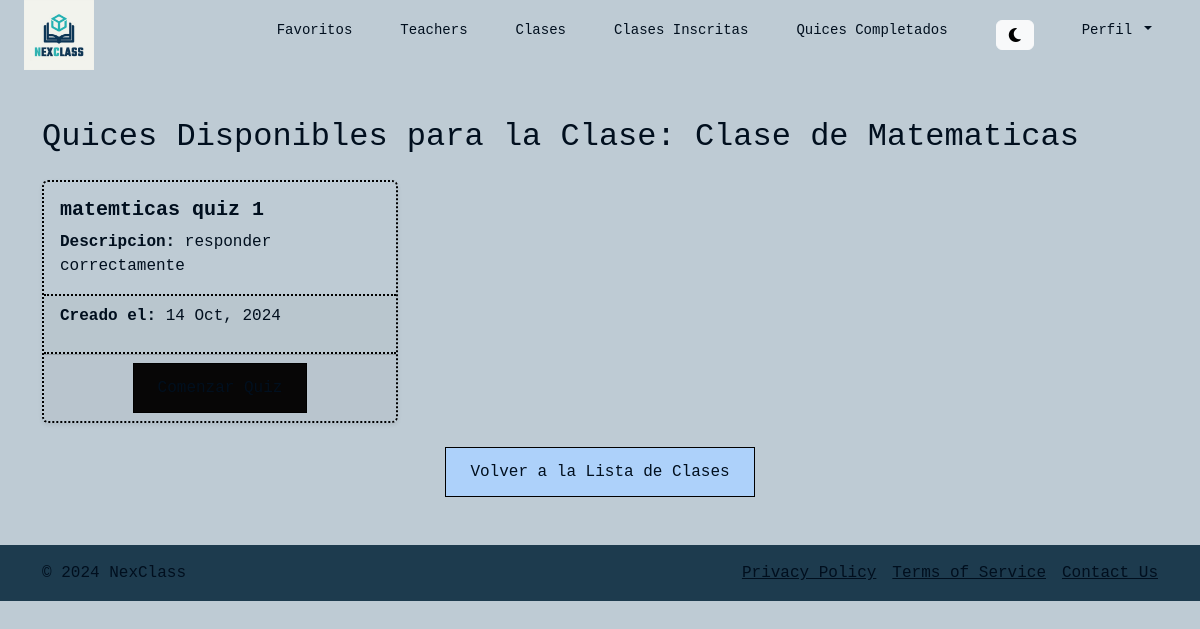
/clases/10/quices/, run on the app's committed database.
### classCreation_Schedules/models.py (models this page shows, shortened)
class Class(models.Model):
    className = models.CharField(max_length=100)
    teacher = models.ForeignKey('users.Teacher', on_delete=models.CASCADE)
    description = models.TextField()
    class_picture = models.ImageField(upload_to='class_photos/', default='class_photos/default_profile.png', null=True, blank=True)

### class_quizzes/models.py (models this page shows)
class Quiz(models.Model):
    class_obj = models.ForeignKey(Class, on_delete=models.CASCADE)
    title = models.CharField(max_length=255)
    description = models.TextField(blank=True)
    created_at = models.DateTimeField(default=timezone.now)

### class_quizzes/views.py (the view)
# urls.py: path('clases/<int:class_id>/quices/', views.quiz_list_student, name='quiz_list_student'),
def quiz_list_student(request, class_id):
    class_obj = get_object_or_404(Class, id=class_id)
    quizzes = Quiz.objects.filter(class_obj=class_obj)
    return render(request, 'quiz_list_student.html', {
        'quizzes': quizzes,
        'class_obj': class_obj
    })

### class_quizzes/templates/quiz_list_student.html
{% extends 'navbar.html' %}
{% block content %}
<div class="container mt-5">
    <h2 class="mb-4">Quices Disponibles para la Clase: {{ class_obj.className }}</h2>
    {% if quizzes %}
        <div class="row ">
            {% for quiz in quizzes %}
                <div class="col-md-4 " >
                    <div class="card mb-4 shadow-sm bg-transparent border-dotted ">
                        <div class="card-body text_custom ">
                            <h5 class="card-title"><strong>{{ quiz.title }}</strong></h5>
                            <p class="card-text"><strong>Descripcion:</strong> {{ quiz.description|truncatewords:20 }}</p>
                        </div>
                        <div class="card-footer text-muted text_custom border-dotted border-start-0 border-end-0">
                            <p class="text_custom"><strong>Creado el: </strong>{{ quiz.created_at|date:"d M, Y" }}</p>
                        </div>
                        <div class="card-footer text-muted text-center ">
                            <a href="{% url 'take_quiz' quiz.id %}" class="btn btn-light button-custom">Comenzar Quiz</a>
                        </div>
                    </div>
                </div>
            {% endfor %}
        </div>
    {% else %}
        <p>No hay quices disponibles para esta clase en este momento.</p>
    {% endif %}
    <div class="text-center ">
        <a href="{% url 'mi_clase_inscrita' class_obj.id %}" class="btn btn-light button-custom-two mb-5">Volver a la Lista de Clases</a>
    </div>
</div>
{% endblock %}

### NextClassProject/static/styles/global.css (style rules this page uses)
h1, h2, h3, h4, h5, h6 { font-family: "Space Mono", monospace; color: var(--text-color); }
.text_custom { color: var(--text-color); }
.button-custom { background-color: var(--button-bg-color); color: var(--button-text-color); border: 0.5px solid var(--border-color); border-radius: 0; padding: 12px 24px; text-align: center; display: inline-block; font-size: 16px; cursor: pointer; transition: background-color 0.3s, color 0.3s; }
.button-custom-two { background-color: var(--button-bg-color-two); color: var(--button-text-color); border: 0.5px solid var(--border-color); border-radius: 0; padding: 12px 24px; text-align: center; display: inline-block; font-size: 16px; cursor: pointer; transition: background-color 0.3s, color 0.3s; }
a { gap: 2px; color: var(--text-color); }
.border-dotted { border: 2px dotted var(--border-color); }

### data on the page
Class: className "Clase de Matematicas"
Quiz: title "matemticas quiz 1", description "responder correctamente", created_at "14 Oct, 2024"
